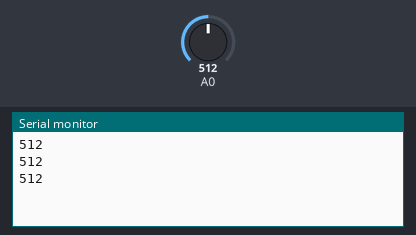
Recording of a sketch running on a simulated Arduino Uno, built with avr-gcc and run on an emulated ATmega328P. Parts: the last lines printed to the serial monitor. The inputs (shaded band) are chosen by the test bench; at power-on: A0 = 512.

Above: at 1.3 s.
1.4 s: A0 set to 716
At 1.9 s:
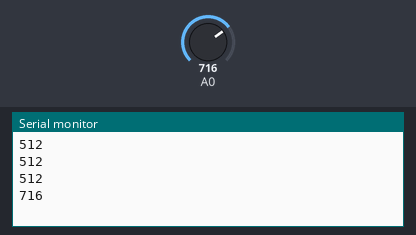
2.9 s: A0 set to 900
At 3.4 s:
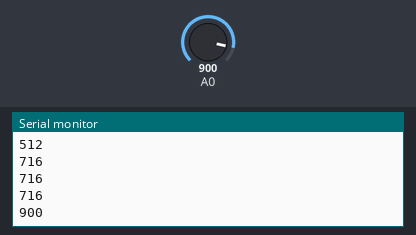
Timing chart, 0 to 5.9 s (numbered marks = the images above; inputs shaded):
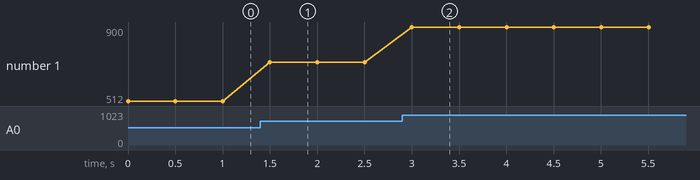

The sketch:

potenciometro.ino
```cpp
// 0 a 1023

long valor;

void setup() {
  Serial.begin(9600);
}

void loop() {
  valor = analogRead(A0);
  Serial.println(valor);
  delay(500);
}
```

Measured:
- after the input at 1.4 s, the serial monitor: prints a new line after 0.10 s (image 1)
- after the input at 2.9 s, the serial monitor: prints a new line after 0.10 s (image 2)
- plotted number 1: 512 → 716 after the input at 1.4 s, 716 → 900 after the input at 2.9 s
